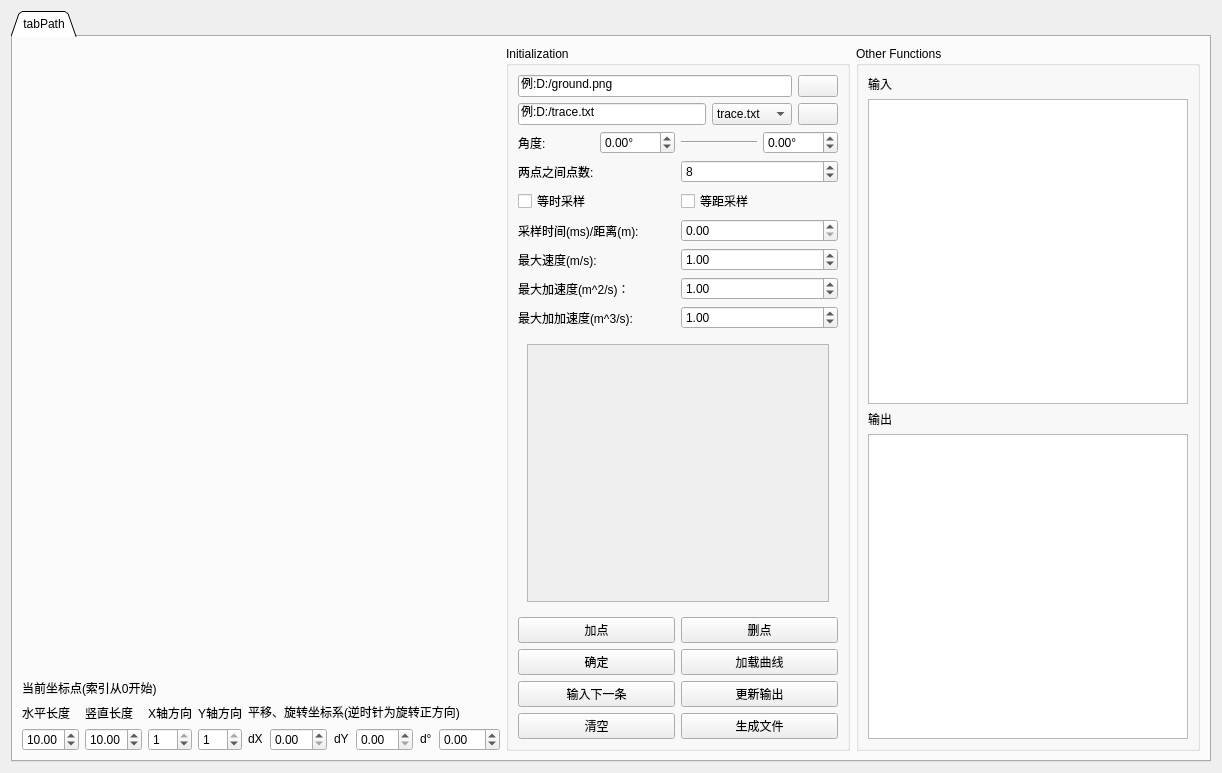
<?xml version="1.0" encoding="UTF-8"?>
<ui version="4.0">
 <class>PagePath</class>
 <widget class="QWidget" name="PagePath">
  <property name="geometry">
   <rect>
    <x>0</x>
    <y>0</y>
    <width>1222</width>
    <height>773</height>
   </rect>
  </property>
  <property name="windowTitle">
   <string>Form</string>
  </property>
  <layout class="QVBoxLayout" name="verticalLayout_9">
   <item>
    <widget class="QTabWidget" name="tabWidget">
     <property name="sizePolicy">
      <sizepolicy hsizetype="Expanding" vsizetype="Expanding">
       <horstretch>0</horstretch>
       <verstretch>0</verstretch>
      </sizepolicy>
     </property>
     <property name="tabShape">
      <enum>QTabWidget::Triangular</enum>
     </property>
     <property name="currentIndex">
      <number>0</number>
     </property>
     <widget class="QWidget" name="tabPath">
      <property name="sizePolicy">
       <sizepolicy hsizetype="Expanding" vsizetype="Expanding">
        <horstretch>0</horstretch>
        <verstretch>0</verstretch>
       </sizepolicy>
      </property>
      <attribute name="icon">
       <iconset>
        <normaloff>:/Path_image/ground.png</normaloff>:/Path_image/ground.png</iconset>
      </attribute>
      <attribute name="title">
       <string>tabPath</string>
      </attribute>
      <attribute name="toolTip">
       <string>路径规划</string>
      </attribute>
      <layout class="QHBoxLayout" name="horizontalLayout_8">
       <item>
        <layout class="QVBoxLayout" name="verticalLayout_3">
         <item>
          <spacer name="verticalSpacer">
           <property name="orientation">
            <enum>Qt::Vertical</enum>
           </property>
           <property name="sizeHint" stdset="0">
            <size>
             <width>20</width>
             <height>40</height>
            </size>
           </property>
          </spacer>
         </item>
         <item>
          <layout class="QHBoxLayout" name="horizontalLayout_11">
           <property name="sizeConstraint">
            <enum>QLayout::SetFixedSize</enum>
           </property>
           <item>
            <widget class="QLabel" name="label">
             <property name="maximumSize">
              <size>
               <width>16777215</width>
               <height>27</height>
              </size>
             </property>
             <property name="text">
              <string>当前坐标点(索引从0开始)</string>
             </property>
            </widget>
           </item>
           <item>
            <widget class="QLabel" name="nowPoint">
             <property name="maximumSize">
              <size>
               <width>16777215</width>
               <height>27</height>
              </size>
             </property>
             <property name="text">
              <string/>
             </property>
            </widget>
           </item>
          </layout>
         </item>
         <item>
          <layout class="QHBoxLayout" name="horizontalLayout_9">
           <property name="sizeConstraint">
            <enum>QLayout::SetMinimumSize</enum>
           </property>
           <item>
            <layout class="QVBoxLayout" name="verticalLayout_4">
             <property name="sizeConstraint">
              <enum>QLayout::SetMinimumSize</enum>
             </property>
             <item>
              <widget class="QLabel" name="label_14">
               <property name="maximumSize">
                <size>
                 <width>16777215</width>
                 <height>37</height>
                </size>
               </property>
               <property name="text">
                <string>水平长度</string>
               </property>
              </widget>
             </item>
             <item>
              <widget class="QDoubleSpinBox" name="Edit_map_width">
               <property name="sizePolicy">
                <sizepolicy hsizetype="Expanding" vsizetype="Fixed">
                 <horstretch>0</horstretch>
                 <verstretch>0</verstretch>
                </sizepolicy>
               </property>
               <property name="minimum">
                <double>2.000000000000000</double>
               </property>
               <property name="value">
                <double>10.000000000000000</double>
               </property>
              </widget>
             </item>
            </layout>
           </item>
           <item>
            <layout class="QVBoxLayout" name="verticalLayout_5">
             <property name="sizeConstraint">
              <enum>QLayout::SetMinimumSize</enum>
             </property>
             <item>
              <widget class="QLabel" name="label_15">
               <property name="maximumSize">
                <size>
                 <width>16777215</width>
                 <height>37</height>
                </size>
               </property>
               <property name="text">
                <string>竖直长度</string>
               </property>
              </widget>
             </item>
             <item>
              <widget class="QDoubleSpinBox" name="Edit_map_heigh">
               <property name="sizePolicy">
                <sizepolicy hsizetype="Expanding" vsizetype="Fixed">
                 <horstretch>0</horstretch>
                 <verstretch>0</verstretch>
                </sizepolicy>
               </property>
               <property name="minimum">
                <double>2.000000000000000</double>
               </property>
               <property name="value">
                <double>10.000000000000000</double>
               </property>
              </widget>
             </item>
            </layout>
           </item>
           <item>
            <layout class="QVBoxLayout" name="verticalLayout_7">
             <property name="sizeConstraint">
              <enum>QLayout::SetMinimumSize</enum>
             </property>
             <item>
              <widget class="QLabel" name="label_12">
               <property name="maximumSize">
                <size>
                 <width>16777215</width>
                 <height>37</height>
                </size>
               </property>
               <property name="text">
                <string>X轴方向</string>
               </property>
              </widget>
             </item>
             <item>
              <widget class="QSpinBox" name="Edit_x_toggle">
               <property name="sizePolicy">
                <sizepolicy hsizetype="Expanding" vsizetype="Fixed">
                 <horstretch>0</horstretch>
                 <verstretch>0</verstretch>
                </sizepolicy>
               </property>
               <property name="minimum">
                <number>-1</number>
               </property>
               <property name="maximum">
                <number>1</number>
               </property>
               <property name="singleStep">
                <number>2</number>
               </property>
               <property name="value">
                <number>1</number>
               </property>
              </widget>
             </item>
            </layout>
           </item>
           <item>
            <layout class="QVBoxLayout" name="verticalLayout_8">
             <property name="sizeConstraint">
              <enum>QLayout::SetMinimumSize</enum>
             </property>
             <item>
              <widget class="QLabel" name="label_22">
               <property name="sizePolicy">
                <sizepolicy hsizetype="Fixed" vsizetype="Preferred">
                 <horstretch>0</horstretch>
                 <verstretch>0</verstretch>
                </sizepolicy>
               </property>
               <property name="maximumSize">
                <size>
                 <width>16777215</width>
                 <height>37</height>
                </size>
               </property>
               <property name="text">
                <string>Y轴方向</string>
               </property>
              </widget>
             </item>
             <item>
              <widget class="QSpinBox" name="Edit_y_toggle">
               <property name="sizePolicy">
                <sizepolicy hsizetype="Expanding" vsizetype="Fixed">
                 <horstretch>0</horstretch>
                 <verstretch>0</verstretch>
                </sizepolicy>
               </property>
               <property name="minimum">
                <number>-1</number>
               </property>
               <property name="maximum">
                <number>1</number>
               </property>
               <property name="singleStep">
                <number>2</number>
               </property>
               <property name="value">
                <number>1</number>
               </property>
              </widget>
             </item>
            </layout>
           </item>
           <item>
            <layout class="QVBoxLayout" name="verticalLayout_6">
             <property name="spacing">
              <number>7</number>
             </property>
             <property name="sizeConstraint">
              <enum>QLayout::SetFixedSize</enum>
             </property>
             <item alignment="Qt::AlignVCenter">
              <widget class="QLabel" name="label_30">
               <property name="enabled">
                <bool>true</bool>
               </property>
               <property name="text">
                <string>平移、旋转坐标系(逆时针为旋转正方向)</string>
               </property>
              </widget>
             </item>
             <item>
              <layout class="QHBoxLayout" name="horizontalLayout_2">
               <property name="sizeConstraint">
                <enum>QLayout::SetFixedSize</enum>
               </property>
               <item alignment="Qt::AlignVCenter">
                <widget class="QLabel" name="label_33">
                 <property name="maximumSize">
                  <size>
                   <width>16777215</width>
                   <height>37</height>
                  </size>
                 </property>
                 <property name="text">
                  <string>dX</string>
                 </property>
                </widget>
               </item>
               <item alignment="Qt::AlignVCenter">
                <widget class="QDoubleSpinBox" name="Edit_translate_dx">
                 <property name="sizePolicy">
                  <sizepolicy hsizetype="Expanding" vsizetype="Fixed">
                   <horstretch>0</horstretch>
                   <verstretch>0</verstretch>
                  </sizepolicy>
                 </property>
                 <property name="singleStep">
                  <double>0.100000000000000</double>
                 </property>
                </widget>
               </item>
               <item alignment="Qt::AlignVCenter">
                <widget class="QLabel" name="label_31">
                 <property name="maximumSize">
                  <size>
                   <width>16777215</width>
                   <height>37</height>
                  </size>
                 </property>
                 <property name="text">
                  <string>dY</string>
                 </property>
                </widget>
               </item>
               <item alignment="Qt::AlignVCenter">
                <widget class="QDoubleSpinBox" name="Edit_translate_dy">
                 <property name="sizePolicy">
                  <sizepolicy hsizetype="Expanding" vsizetype="Fixed">
                   <horstretch>0</horstretch>
                   <verstretch>0</verstretch>
                  </sizepolicy>
                 </property>
                 <property name="singleStep">
                  <double>0.100000000000000</double>
                 </property>
                </widget>
               </item>
               <item alignment="Qt::AlignVCenter">
                <widget class="QLabel" name="label_32">
                 <property name="maximumSize">
                  <size>
                   <width>16777215</width>
                   <height>37</height>
                  </size>
                 </property>
                 <property name="text">
                  <string>d°</string>
                 </property>
                </widget>
               </item>
               <item alignment="Qt::AlignVCenter">
                <widget class="QDoubleSpinBox" name="Edit_translate_dangle">
                 <property name="sizePolicy">
                  <sizepolicy hsizetype="Expanding" vsizetype="Fixed">
                   <horstretch>0</horstretch>
                   <verstretch>0</verstretch>
                  </sizepolicy>
                 </property>
                 <property name="minimum">
                  <double>-90.000000000000000</double>
                 </property>
                 <property name="maximum">
                  <double>90.000000000000000</double>
                 </property>
                 <property name="value">
                  <double>0.000000000000000</double>
                 </property>
                </widget>
               </item>
              </layout>
             </item>
            </layout>
           </item>
          </layout>
         </item>
        </layout>
       </item>
       <item>
        <widget class="QGroupBox" name="groupBox_2">
         <property name="title">
          <string>Initialization</string>
         </property>
         <layout class="QVBoxLayout" name="verticalLayout">
          <item>
           <layout class="QHBoxLayout" name="horizontalLayout_7">
            <item>
             <widget class="QLineEdit" name="Edit_img_location">
              <property name="text">
               <string>例:D:/ground.png</string>
              </property>
              <property name="readOnly">
               <bool>true</bool>
              </property>
             </widget>
            </item>
            <item>
             <widget class="QPushButton" name="Button_load_img">
              <property name="text">
               <string/>
              </property>
              <property name="icon">
               <iconset resource="../res.qrc">
                <normaloff>:/res/path_image/ground.png</normaloff>:/res/path_image/ground.png</iconset>
              </property>
             </widget>
            </item>
           </layout>
          </item>
          <item>
           <layout class="QHBoxLayout" name="horizontalLayout_4">
            <item>
             <widget class="QLineEdit" name="Edit_file_location">
              <property name="text">
               <string>例:D:/trace.txt</string>
              </property>
              <property name="readOnly">
               <bool>true</bool>
              </property>
             </widget>
            </item>
            <item>
             <widget class="QComboBox" name="File_type">
              <item>
               <property name="text">
                <string>trace.txt</string>
               </property>
              </item>
              <item>
               <property name="text">
                <string>trace.c</string>
               </property>
              </item>
              <item>
               <property name="text">
                <string>trace.doc</string>
               </property>
              </item>
             </widget>
            </item>
            <item>
             <widget class="QPushButton" name="Button_open_folder">
              <property name="toolTip">
               <string>点保存路径</string>
              </property>
              <property name="text">
               <string/>
              </property>
              <property name="icon">
               <iconset resource="../res.qrc">
                <normaloff>:/res/icons/Open Folder-96.png</normaloff>:/res/icons/Open Folder-96.png</iconset>
              </property>
             </widget>
            </item>
           </layout>
          </item>
          <item>
           <layout class="QHBoxLayout" name="horizontalLayout_5">
            <item>
             <widget class="QLabel" name="label_19">
              <property name="text">
               <string>角度:</string>
              </property>
             </widget>
            </item>
            <item>
             <widget class="QDoubleSpinBox" name="Edit_now_angle">
              <property name="suffix">
               <string>°</string>
              </property>
              <property name="minimum">
               <double>-180.000000000000000</double>
              </property>
              <property name="maximum">
               <double>180.000000000000000</double>
              </property>
             </widget>
            </item>
            <item>
             <widget class="Line" name="line">
              <property name="orientation">
               <enum>Qt::Horizontal</enum>
              </property>
             </widget>
            </item>
            <item>
             <widget class="QDoubleSpinBox" name="Edit_target_angle">
              <property name="suffix">
               <string>°</string>
              </property>
              <property name="minimum">
               <double>-180.000000000000000</double>
              </property>
              <property name="maximum">
               <double>180.000000000000000</double>
              </property>
              <property name="value">
               <double>0.000000000000000</double>
              </property>
             </widget>
            </item>
           </layout>
          </item>
          <item>
           <layout class="QHBoxLayout" name="horizontalLayout_12">
            <item>
             <widget class="QLabel" name="label_13">
              <property name="text">
               <string>两点之间点数:</string>
              </property>
             </widget>
            </item>
            <item>
             <widget class="QSpinBox" name="Edit_num_btw_two">
              <property name="minimum">
               <number>1</number>
              </property>
              <property name="maximum">
               <number>200</number>
              </property>
              <property name="value">
               <number>8</number>
              </property>
             </widget>
            </item>
           </layout>
          </item>
          <item>
           <layout class="QHBoxLayout" name="horizontalLayout_29">
            <item>
             <widget class="QCheckBox" name="Sampple_time">
              <property name="text">
               <string>等时采样</string>
              </property>
             </widget>
            </item>
            <item>
             <widget class="QCheckBox" name="Sample_distance">
              <property name="text">
               <string>等距采样</string>
              </property>
             </widget>
            </item>
           </layout>
          </item>
          <item>
           <layout class="QHBoxLayout" name="horizontalLayout_30">
            <item>
             <widget class="QLabel" name="label_38">
              <property name="text">
               <string>采样时间(ms)/距离(m):</string>
              </property>
             </widget>
            </item>
            <item>
             <widget class="QDoubleSpinBox" name="Sample_interval">
              <property name="singleStep">
               <double>0.100000000000000</double>
              </property>
             </widget>
            </item>
           </layout>
          </item>
          <item>
           <layout class="QHBoxLayout" name="horizontalLayout_6"/>
          </item>
          <item>
           <layout class="QHBoxLayout" name="horizontalLayout_13">
            <item>
             <widget class="QLabel" name="label_20">
              <property name="text">
               <string>最大速度(m/s):</string>
              </property>
             </widget>
            </item>
            <item>
             <widget class="QDoubleSpinBox" name="Edit_max_speed">
              <property name="singleStep">
               <double>0.100000000000000</double>
              </property>
              <property name="value">
               <double>1.000000000000000</double>
              </property>
             </widget>
            </item>
           </layout>
          </item>
          <item>
           <layout class="QHBoxLayout" name="horizontalLayout_25">
            <item>
             <widget class="QLabel" name="label_29">
              <property name="text">
               <string>最大加速度(m^2/s)：</string>
              </property>
             </widget>
            </item>
            <item>
             <widget class="QDoubleSpinBox" name="Edit_max_acceleration">
              <property name="singleStep">
               <double>0.100000000000000</double>
              </property>
              <property name="value">
               <double>1.000000000000000</double>
              </property>
             </widget>
            </item>
           </layout>
          </item>
          <item>
           <layout class="QHBoxLayout" name="horizontalLayout_27">
            <item>
             <widget class="QLabel" name="label_37">
              <property name="text">
               <string>最大加加速度(m^3/s):</string>
              </property>
             </widget>
            </item>
            <item>
             <widget class="QDoubleSpinBox" name="Edit_max_jerk">
              <property name="singleStep">
               <double>0.100000000000000</double>
              </property>
              <property name="value">
               <double>1.000000000000000</double>
              </property>
             </widget>
            </item>
           </layout>
          </item>
          <item>
           <widget class="QWidget" name="point_area_2" native="true">
            <property name="sizePolicy">
             <sizepolicy hsizetype="Expanding" vsizetype="Preferred">
              <horstretch>0</horstretch>
              <verstretch>0</verstretch>
             </sizepolicy>
            </property>
            <layout class="QVBoxLayout" name="point_area">
             <item>
              <widget class="QScrollArea" name="scrollArea">
               <property name="sizePolicy">
                <sizepolicy hsizetype="Expanding" vsizetype="Expanding">
                 <horstretch>0</horstretch>
                 <verstretch>0</verstretch>
                </sizepolicy>
               </property>
               <property name="widgetResizable">
                <bool>true</bool>
               </property>
               <widget class="QWidget" name="widget">
                <property name="geometry">
                 <rect>
                  <x>0</x>
                  <y>0</y>
                  <width>265</width>
                  <height>180</height>
                 </rect>
                </property>
                <property name="sizePolicy">
                 <sizepolicy hsizetype="Expanding" vsizetype="Preferred">
                  <horstretch>0</horstretch>
                  <verstretch>0</verstretch>
                 </sizepolicy>
                </property>
                <widget class="QWidget" name="verticalLayoutWidget">
                 <property name="geometry">
                  <rect>
                   <x>0</x>
                   <y>0</y>
                   <width>231</width>
                   <height>80</height>
                  </rect>
                 </property>
                 <layout class="QVBoxLayout" name="point_area_3">
                  <property name="spacing">
                   <number>6</number>
                  </property>
                  <property name="sizeConstraint">
                   <enum>QLayout::SetMinimumSize</enum>
                  </property>
                 </layout>
                </widget>
               </widget>
              </widget>
             </item>
            </layout>
           </widget>
          </item>
          <item>
           <layout class="QHBoxLayout" name="horizontalLayout_26">
            <item>
             <widget class="QPushButton" name="Button_add_point">
              <property name="text">
               <string>加点</string>
              </property>
             </widget>
            </item>
            <item>
             <widget class="QPushButton" name="Button_delete_point">
              <property name="text">
               <string>删点</string>
              </property>
             </widget>
            </item>
           </layout>
          </item>
          <item>
           <layout class="QHBoxLayout" name="horizontalLayout_21">
            <item>
             <widget class="QPushButton" name="Button_create_path">
              <property name="text">
               <string>确定</string>
              </property>
             </widget>
            </item>
            <item>
             <widget class="QPushButton" name="Button_load_path">
              <property name="text">
               <string>加载曲线</string>
              </property>
             </widget>
            </item>
           </layout>
          </item>
          <item>
           <layout class="QHBoxLayout" name="horizontalLayout_22">
            <item>
             <widget class="QPushButton" name="Button_add_bezier">
              <property name="text">
               <string>输入下一条</string>
              </property>
             </widget>
            </item>
            <item>
             <widget class="QPushButton" name="Button_update_point">
              <property name="text">
               <string>更新输出</string>
              </property>
             </widget>
            </item>
           </layout>
          </item>
          <item>
           <layout class="QHBoxLayout" name="horizontalLayout_23">
            <item>
             <widget class="QPushButton" name="Button_clear">
              <property name="text">
               <string>清空</string>
              </property>
             </widget>
            </item>
            <item>
             <widget class="QPushButton" name="Button_create_file">
              <property name="text">
               <string>生成文件</string>
              </property>
             </widget>
            </item>
           </layout>
          </item>
         </layout>
        </widget>
       </item>
       <item>
        <widget class="QGroupBox" name="groupBox_3">
         <property name="title">
          <string>Other Functions</string>
         </property>
         <layout class="QVBoxLayout" name="verticalLayout_2">
          <item>
           <widget class="QLabel" name="label_27">
            <property name="text">
             <string>输入</string>
            </property>
           </widget>
          </item>
          <item>
           <widget class="QTableView" name="table_input">
            <property name="contextMenuPolicy">
             <enum>Qt::DefaultContextMenu</enum>
            </property>
            <property name="autoFillBackground">
             <bool>true</bool>
            </property>
            <attribute name="horizontalHeaderDefaultSectionSize">
             <number>60</number>
            </attribute>
           </widget>
          </item>
          <item>
           <widget class="QLabel" name="label_28">
            <property name="text">
             <string>输出</string>
            </property>
           </widget>
          </item>
          <item>
           <widget class="QTableView" name="table_out">
            <property name="contextMenuPolicy">
             <enum>Qt::DefaultContextMenu</enum>
            </property>
            <property name="autoFillBackground">
             <bool>true</bool>
            </property>
            <attribute name="horizontalHeaderDefaultSectionSize">
             <number>60</number>
            </attribute>
           </widget>
          </item>
         </layout>
        </widget>
       </item>
      </layout>
     </widget>
    </widget>
   </item>
  </layout>
 </widget>
 <tabstops>
  <tabstop>Edit_map_width</tabstop>
  <tabstop>Edit_map_heigh</tabstop>
  <tabstop>Edit_x_toggle</tabstop>
  <tabstop>Edit_y_toggle</tabstop>
  <tabstop>Edit_translate_dx</tabstop>
  <tabstop>Edit_translate_dy</tabstop>
  <tabstop>Edit_translate_dangle</tabstop>
  <tabstop>Edit_img_location</tabstop>
  <tabstop>Button_load_img</tabstop>
  <tabstop>Edit_file_location</tabstop>
  <tabstop>Button_open_folder</tabstop>
  <tabstop>Edit_now_angle</tabstop>
  <tabstop>Edit_target_angle</tabstop>
  <tabstop>Edit_num_btw_two</tabstop>
  <tabstop>Edit_max_speed</tabstop>
  <tabstop>Button_create_path</tabstop>
  <tabstop>Button_load_path</tabstop>
  <tabstop>Button_add_bezier</tabstop>
  <tabstop>tabWidget</tabstop>
 </tabstops>
 <resources>
  <include location="../res.qrc"/>
 </resources>
 <connections/>
</ui>
